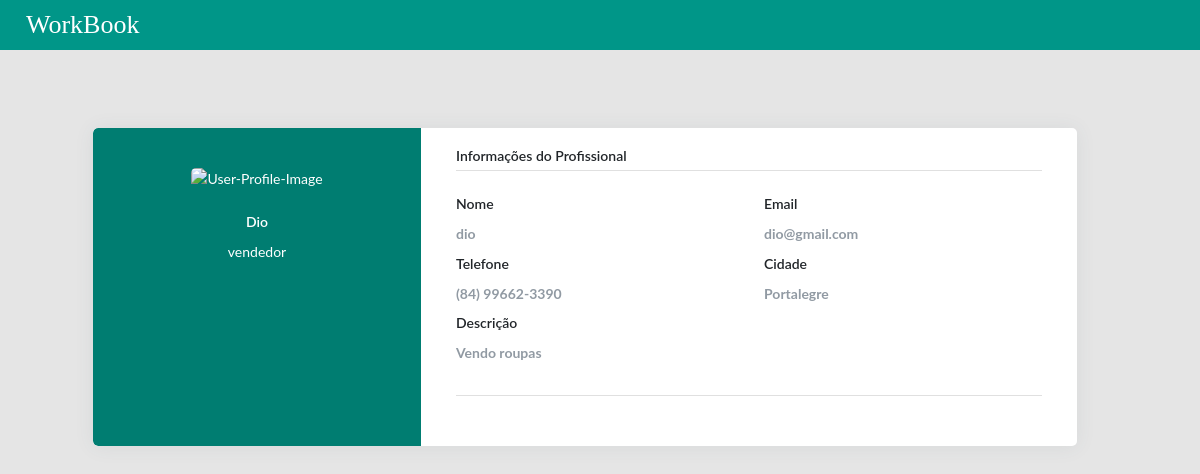
The page /usuario/perfilProfissional/14 on the database its author committed.
### usuario/models.py (models this page shows, shortened)
class Usuario(AbstractUser):
    nome = models.CharField('nome', max_length=250)
    email = models.EmailField()
    senha = models.CharField('senha', max_length=250)
    cidade = models.CharField('cidade', max_length=250)
    estado = models.CharField('estado', max_length=250)
    telefone = models.CharField('Telefone', max_length=20)
    perfil = models.OneToOneField(Perfil, on_delete=models.CASCADE, null=True, blank=True)
    is_staff = models.BooleanField(default=1)
    is_superuser = models.BooleanField(default=1)
    is_active = models.BooleanField(default=True)
    LOAN_STATUS = (
        ('profissional', 'Profissional'),
        ('cliente', 'Cliente'),
    )
    status = models.CharField(max_length=15, choices=LOAN_STATUS, blank=True)
    class Meta:
        db_table = 'usuario'

### perfil/models.py (models this page shows, shortened)
class Perfil(models.Model):
    nome = models.CharField('nome',max_length=250)
    categorias = models.ManyToManyField(Categoria)
    decricao = models.CharField('descricao', max_length=2000)
    slogan = models.ImageField(upload_to='fotos/%Y/%m/', blank=True, null=True)
    class Meta:
        db_table = 'perfil'

### usuario/views.py (the view)
# urls.py: path('perfilProfissional/<str:id>', views.PerfilProf, name="Profissional"),
def PerfilProf(request,id):
    try:
        user = Usuario.objects.get(id=id)
        if user.perfil:
            return render(request, 'PerfilProfissional.html', {'ListPerfil': user})
    except Exception as error:
        print(error)
    return render(request, 'PerfilProfissional.html')

### usuario/templates/PerfilProfissional.html (shortened to what this page needs)
{% load static %}
<head>
    <link rel="stylesheet" type="text/css" href="{% static 'css/main.css'%}">
</head>
<header class="app-header__logo"><a class="app-header">&nbsp;&nbsp;&nbsp;&nbsp;WorkBook</a>
</header>
{% block content %}
<main class="app-content-home">
    <div class="page-content page-container" id="page-content">
        {% if ListPerfil is not None %}
            <div class="padding">
                <div class="row container d-flex justify-content-center">
                    <div class="col-xl-12 col-md-12">
                        <div class="card user-card-full">
                            <div class="row m-l-0 m-r-0">
                                <div class="col-sm-4 bg-c-lite-green user-profile">
                                    <div class="card-block text-center text-white">
                                        <div class="m-b-25"><img src="https://img.icons8.com/bubbles/100/000000/user.png"
                                                                 class="img-radius" alt="User-Profile-Image"></div>
                                        <h6 class="f-w-600">{{ ListPerfil.nome }}</h6>
                                        <p>{{ ListPerfil.perfil.nome }}</p>
                                    </div>
                                </div>
                                <div class="col-sm-8">
                                    <div class="card-block">
                                        <h6 class="m-b-20 p-b-5 b-b-default f-w-600">Informações do Profissional</h6>
                                        <div class="row">
                                            <div class="col-sm-6">
                                                <p class="m-b-10 f-w-600">Nome</p>
                                                <h6 class="text-muted f-w-400">{{ ListPerfil.username }}</h6>
                                            </div>
                                            <div class="col-sm-6">
                                                <p class="m-b-10 f-w-600">Email</p>
                                                <h6 class="text-muted f-w-400">{{ ListPerfil.email }}</h6>
                                            </div>
                                            <div class="col-sm-6">
                                                <p class="m-b-10 f-w-600">Telefone</p>
                                                <h6 class="text-muted f-w-400">{{ ListPerfil.telefone }}</h6>
                                            </div>
                                            <div class="col-sm-6">
                                                <p class="m-b-10 f-w-600">Cidade</p>
                                                <h6 class="text-muted f-w-400">{{ ListPerfil.cidade }}</h6>
                                            </div>
                                            <div class="col-sm-6">
                                                <p class="m-b-10 f-w-600">Descrição</p>
                                                <h6 class="text-muted f-w-400">{{ ListPerfil.perfil.decricao }}</h6>
                                            </div>
                                        </div>
                                        <h6 class="m-b-20 m-t-40 p-b-5 b-b-default f-w-600"></h6>
                                        <div class="row">
                                            <div class="col-sm-6">
                                            </div>
                                        </div>
                                    </div>
                                </div>
                            </div>
                        </div>
                    </div>
                </div>
            </div>
        {% endif %}
    </div>
</main>
{% endblock %}

### rows shown on the page
Usuario: nome "Dio", perfil.nome "vendedor", username "dio", email "dio@gmail.com", telefone "(84) 99662-3390", cidade "Portalegre", perfil.decricao "Vendo roupas"
